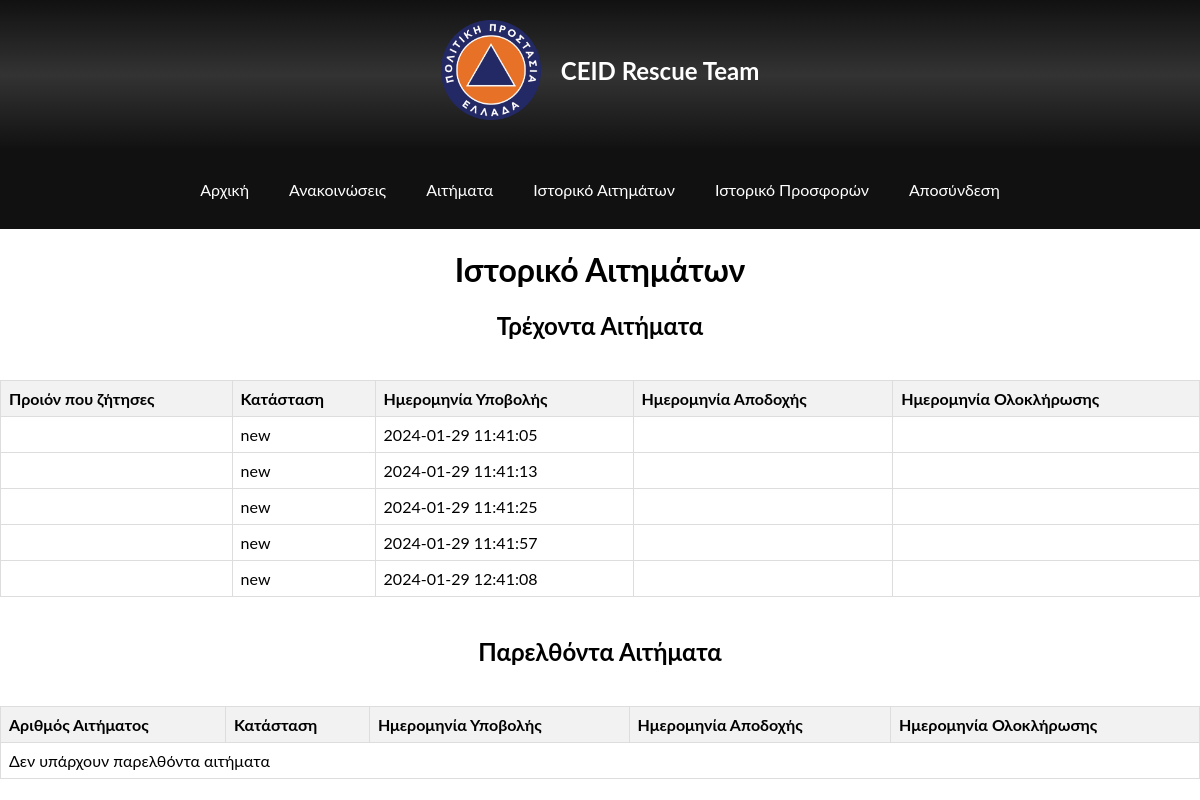
Screenshot of /citizen/istoriko.php (signed in) with the database file from the repository.
### tables this page shows
CREATE TABLE CitizenRequests (
    request_id INT AUTO_INCREMENT PRIMARY KEY,
    citizen_id INT,
    product_id INT,
    quantity INT(9),
    number_of_people INT(8),
    status VARCHAR(50) NOT NULL DEFAULT 'new',
    date_submitted TIMESTAMP DEFAULT CURRENT_TIMESTAMP,
    date_accepted DATETIME,
    date_completed DATETIME,
    rescuer_id INT,
    FOREIGN KEY (citizen_id) REFERENCES Citizens(citizen_id),
    FOREIGN KEY(rescuer_id) REFERENCES Rescuers(rescuer_id)
);

### citizen/istoriko.php (the view, shortened to what this page needs)
<!DOCTYPE html>
<html lang="en">
<head>
</head>
<body>
<?php include('../components/navbar.php'); ?>
<h1 class="title">Ιστορικό Αιτημάτων</h1>
<h2 class="title">Τρέχοντα Αιτήματα</h2>
<div class="content-container">
    <table border="1">
        <thead>
            <tr>
                <th>Προιόν που ζήτησες</th>
                <th>Κατάσταση</th>
                <th>Ημερομηνία Υποβολής</th>
                <th>Ημερομηνία Αποδοχής</th>
                <th>Ημερομηνία Ολοκλήρωσης</th>
            </tr>
        </thead>
        <tbody>
            <?php
    $current_user_id = $_SESSION['user_id'];
    include('../test_connection.php');
    $currentRequestsQuery = "SELECT CitizenRequests.*, Products.name
                         FROM CitizenRequests
                         LEFT JOIN Products ON CitizenRequests.PRODUCT_ID = Products.PRODUCT_ID
                         WHERE CitizenRequests.citizen_id = $current_user_id AND CitizenRequests.status = 'new'";
$currentRequestsResult = $conn->query($currentRequestsQuery);
if ($currentRequestsResult->num_rows > 0) {
    while ($row = $currentRequestsResult->fetch_assoc()) {
        echo "<tr>";
        echo "<td>" . $row["name"] . "</td>";
        echo "<td>" . $row["status"] . "</td>";
        echo "<td>" . $row["date_submitted"] . "</td>";
        echo "<td>" . ($row["status"] === 'new' ? '' : $row["date_accepted"]) . "</td>";
        echo "<td>" . $row["date_completed"] . "</td>";
        echo "</tr>";
    }
} else {
    echo "<tr><td colspan='5'>Δεν υπάρχουν τρέχοντα αιτήματα</td></tr>";
}
?>
    </tbody>
</table>
</div>
<h2 class="title">Παρελθόντα Αιτήματα</h2>
<div class="content-container">
    <table border="1">
        <thead>
            <tr>
                <th>Αριθμός Αιτήματος</th>
                <th>Κατάσταση</th>
                <th>Ημερομηνία Υποβολής</th>
                <th>Ημερομηνία Αποδοχής</th>
                <th>Ημερομηνία Ολοκλήρωσης</th>
            </tr>
        </thead>
        <tbody>
            <?php
    require('../test_connection.php');
    $pastRequestsQuery = "SELECT CitizenRequests.*, Products.name
    FROM CitizenRequests
    LEFT JOIN Products ON CitizenRequests.PRODUCT_ID = Products.PRODUCT_ID
    WHERE CitizenRequests.citizen_id = $current_user_id AND CitizenRequests.status = 'completed'";
    $pastRequestsResult = $conn->query($pastRequestsQuery);
    if ($pastRequestsResult->num_rows > 0) {
        while ($row = $pastRequestsResult->fetch_assoc()) {
            echo "<tr>";
            echo "<td>" . $row["name"] . "</td>";
            echo "<td>" . $row["status"] . "</td>";
            echo "<td>" . $row["date_submitted"] . "</td>";
            echo "<td>" .  $row["date_accepted"] . "</td>";
            echo "<td>" . $row["date_completed"] . "</td>";
            echo "</tr>";
        }
    } else {
        echo "<tr><td colspan='5'>Δεν υπάρχουν παρελθόντα αιτήματα</td></tr>";
    }
    ?>
    </tbody>
</table>
</div>
</body>
</html>

### components/navbar.php (shortened to what this page needs)
<!DOCTYPE html>
<html lang="en">
<head>
    <link rel="stylesheet" href="styles/navbar.css">
    <link rel="stylesheet" href="../styles/navbar.css">
</head>
<body>
    <nav class="navbar-1">
        <?php
            $uri = $_SERVER['REQUEST_URI'];
            $segments = explode('/', $uri);
            if ($segments[2] === "admin" || $segments[2] === "citizen" || $segments[2] === "rescuer" || $segments[2] === "actions" ) {
                echo '<img src="./../styles/civil_protection.png" />';
            } else {
                echo '<img src="./styles/civil_protection.png" />';
            }
        ?>
        <h1>CEID Rescue Team</h1>
    </nav>
    <nav class="navbar-2">
        <ul id="navbar-links">
        <?php
            if (isset($_SESSION['username'])) {
                switch ($_SESSION['usertype']) {
                    case 'citizen':
                        echo '<a href="/WEB-24/citizen/home.php">Αρχική</a>';
                        echo '<a href="/WEB-24/citizen/anakoinwseis.php">Ανακοινώσεις</a>';
                        echo '<a href="/WEB-24/citizen/aithmata.php">Αιτήματα</a>';
                        echo '<a href="/WEB-24/citizen/istoriko.php">Ιστορικό Αιτημάτων</a>';
                        echo '<a href="/WEB-24/citizen/prosfores.php">Ιστορικό Προσφορών</a>';
                        break;
                }
                echo '<a href="../actions/handle-logout.php">Αποσύνδεση</a>';
            } else {
                echo '<a href="/WEB-24/index.php">Login</a>';
            }
            ?>
        </ul>
    </nav>
</body>
</html>

### styles/navbar.css (style rules this page uses)
* { font-family: "Lato", sans-serif; }
body { margin: 0; padding: 0; display: block; position: relative; }
img { width: 100px; height: 100px; }
.navbar-1 { background: linear-gradient(#111, #222, #333, #222, #111); display: flex; justify-content: center; align-items: center; padding: 20px 40px; padding-bottom: 30px; position: relative; }
.navbar-1 h1 { color: #fff; margin-left: 20px; }
.navbar-2 { background: linear-gradient(#111, #111); display: flex; flex-direction: column; justify-content: center; align-items: space-between; padding: 30px 40px; position: relative; }
.navbar-2 ul { margin: auto; text-align: center; display: none; }
.navbar-2 ul a { color: #fff; text-decoration: none; margin-right: 40px; display: block; text-align: left; }
@media screen and (min-width: 1000px) { .navbar-2 ul { display: flex; } }
@media screen and (min-width: 1000px) { .navbar-2 { flex-direction: row; } }

### citizen/istoriko.php (style rules this page uses)
* { font-family: "Lato", sans-serif; }
.content-container { display: flex; justify-content: center; align-items: center; }
.title { text-align: center; }
table { width: 100%; border-collapse: collapse; margin-top: 20px; margin-bottom: 20px; max-width: 1200px; }
th, td { border: 1px solid #dddddd; text-align: left; padding: 8px; }
th { background-color: #f2f2f2; }

### rows the page displays
citizenrequests: status "new", date_submitted "2024-01-29 11:41:05"
citizenrequests: status "new", date_submitted "2024-01-29 11:41:13"
citizenrequests: status "new", date_submitted "2024-01-29 11:41:25"
citizenrequests: status "new", date_submitted "2024-01-29 11:41:57"
citizenrequests: status "new", date_submitted "2024-01-29 12:41:08"
